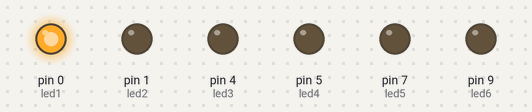
Bench run of a sketch on a simulated Arduino Uno, built with avr-gcc and run on an emulated ATmega328P. Shown: output pins drawn as LEDs (lit = HIGH).

Above: at 0.2 s.
At 1.2 s:
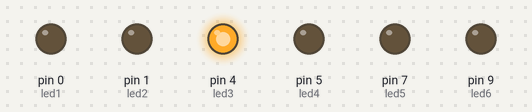
At 1.7 s:
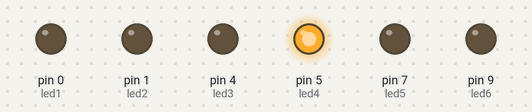
At 2.2 s:
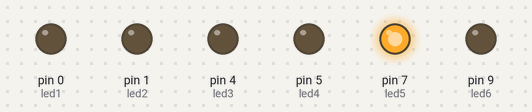
At 3.7 s:
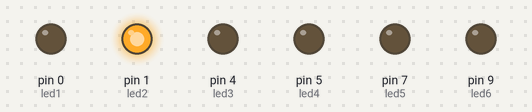
At 5.7 s:
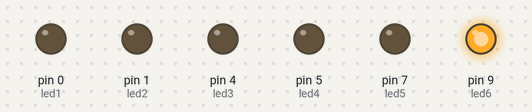
Timing chart, 0 to 6.9 s (numbered marks = the images above):
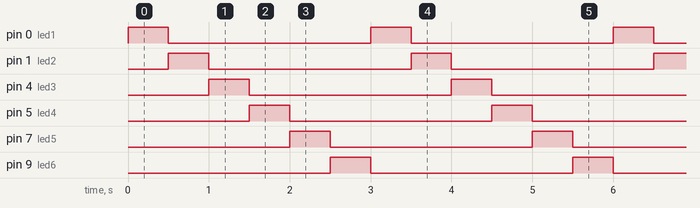

Measured:
- by itself, pin 0 (led1), pin 1 (led2), pin 4 (led3), pin 5 (led4), pin 7 (led5), pin 9 (led6): alternates HIGH for 0.50 s and LOW for 2.5 s
- by itself, everything shown: repeats every 3.0 s, in 6 steps

The sketch:

sketch_jun15b.ino
```cpp
#define led1 0
#define led2 1
#define led3 4
#define led4 5
#define led5 7
#define led6 9

int d=500;

void setup() {

  pinMode(led1,OUTPUT);
  pinMode(led2,OUTPUT);
  pinMode(led3,OUTPUT);
  pinMode(led4,OUTPUT);
  pinMode(led5,OUTPUT);
  pinMode(led6,OUTPUT);
}

void loop() {

  digitalWrite(led1,1);
  digitalWrite(led2,0);
  digitalWrite(led3,0);
  digitalWrite(led4,0);
  digitalWrite(led5,0);
  digitalWrite(led6,0);
  delay(d);
    digitalWrite(led1,0);
    digitalWrite(led2,1);
    digitalWrite(led3,0);
    digitalWrite(led4,0);
    digitalWrite(led5,0);
    digitalWrite(led6,0);
    delay(d);
    digitalWrite(led1,0);
    digitalWrite(led2,0);
    digitalWrite(led3,1);
    digitalWrite(led4,0);
    digitalWrite(led5,0);
    digitalWrite(led6,0);
    delay(d);
  digitalWrite(led1,0);
  digitalWrite(led2,0);
  digitalWrite(led3,0);
  digitalWrite(led4,1);
  digitalWrite(led5,0);
  digitalWrite(led6,0);
  delay(d);
  digitalWrite(led1,0);
  digitalWrite(led2,0);
  digitalWrite(led3,0);
  digitalWrite(led4,0);
  digitalWrite(led5,1);
  digitalWrite(led6,0);
  delay(d);
  digitalWrite(led1,0);
  digitalWrite(led2,0);
  digitalWrite(led3,0);
  digitalWrite(led4,0);
  digitalWrite(led5,0);
  digitalWrite(led6,1);
  delay(d);
}
```
